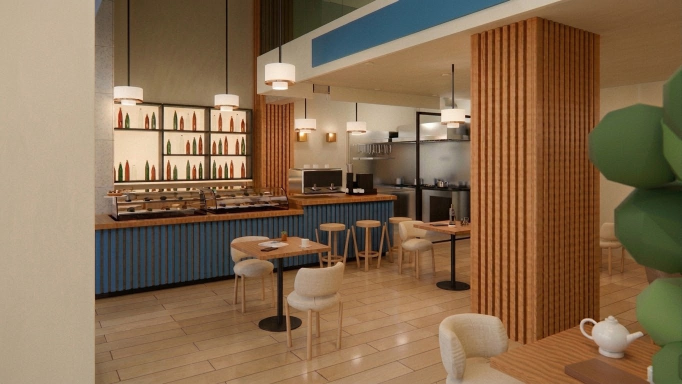
#> input picture docs/render/v2/01_entrada.jpg, 1364 x 768 px, found by its file name (shown at 1/2 size)
$ python prep_vistas.py
#> lines starting #> are read from the running program, lines starting #| are printed output that depends on the picture
# Prepara las cuatro vistas de referencia marcadas por el cliente:
# las mismas imagenes de la galeria web, reescaladas para impresion.
import base64, io, json, os
from PIL import Image

REPO = '/home/user/modelo-2-italiano'
SP   = os.path.dirname(os.path.abspath(__file__))

# (fichero de origen, pie) — orden de lectura en el documento
VISTAS = [
    ('01_entrada.jpg',          'La entrada'),
    ('03_barra.jpg',            'La barra'),
    ('04_vitrinas.jpg',         'Vitrinas de obrador'),
    ('02b_mesa_ventanal.jpg',   'Mesa junto al ventanal'),
]

ANCHO = 760          # ~470 ppp a los 41 mm que ocupan en la hoja
salida = []
for fich, pie in VISTAS:
    im = Image.open(f'{REPO}/docs/render/v2/{fich}').convert('RGB')
#> im is the input picture: PIL image 1364x768 RGB; mean R, G, B 134.6, 107.7, 79.5
    im = im.resize((ANCHO, round(ANCHO * im.height / im.width)), Image.LANCZOS)
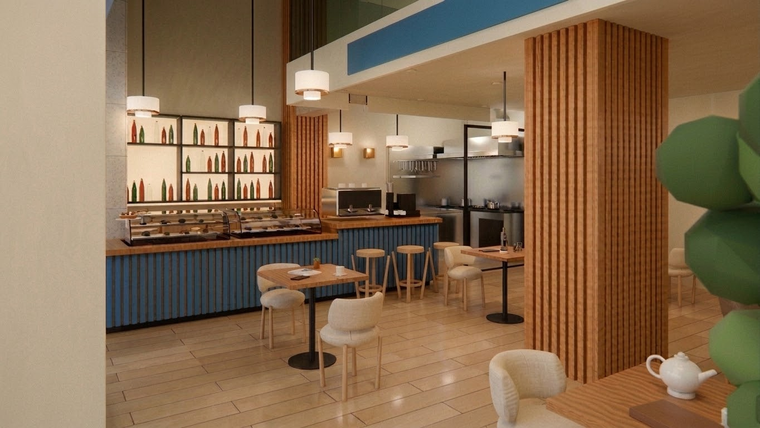
#> im: PIL image 760x428 RGB; mean R, G, B 134.6, 107.7, 79.6
    buf = io.BytesIO()
    im.save(buf, 'JPEG', quality=86, optimize=True, progressive=True)
    salida.append({'t': pie, 'd': base64.b64encode(buf.getvalue()).decode()})
    print(f'{pie:24s} {im.size}  {len(buf.getvalue())//1024} KB')
#| La entrada               (760, 428)  59 KB
#> pass 2 of the loop `for fich, pie in VISTAS:`:
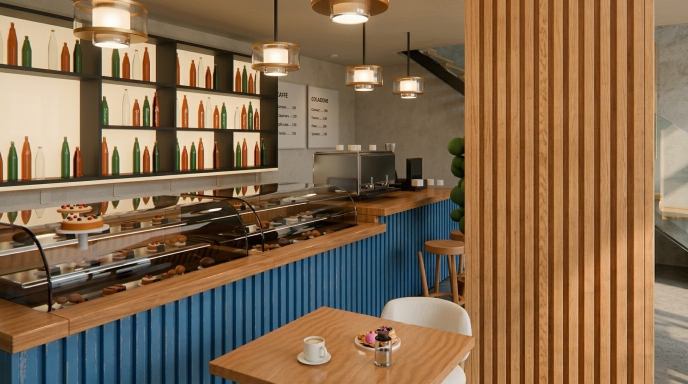
#> input picture docs/render/ai/03_barra.jpg, 1376 x 768 px, found by its file name (shown at 1/2 size)
#> im is the input picture: PIL image 1376x768 RGB; mean R, G, B 133.2, 106.6, 79
#> `im = im.resize((ANCHO, round(ANCHO * im.height / im.width)), Image.LAN..`:
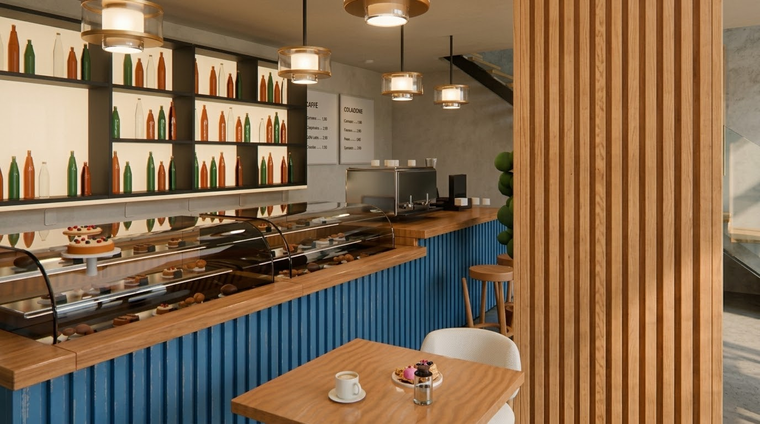
#> im: PIL image 760x424 RGB; mean R, G, B 133.2, 106.6, 79
#| La barra                 (760, 424)  72 KB
#> pass 3 of the loop `for fich, pie in VISTAS:`:
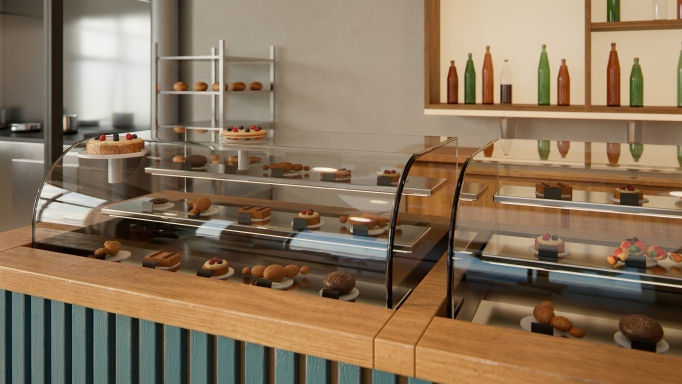
#> input picture docs/render/ai/04_vitrinas.jpg, 1364 x 768 px, found by its file name (shown at 1/2 size)
#> im is the input picture: PIL image 1364x768 RGB; mean R, G, B 138, 116.7, 92.1
#> `im = im.resize((ANCHO, round(ANCHO * im.height / im.width)), Image.LAN..`:
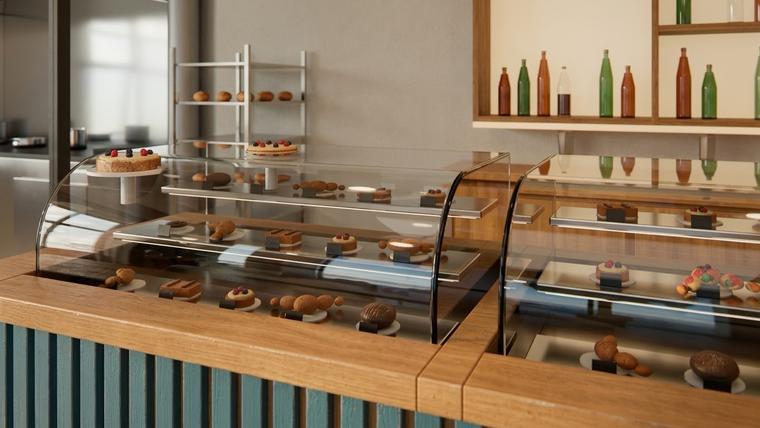
#> im: PIL image 760x428 RGB; mean R, G, B 138, 116.7, 92.1
#| Vitrinas de obrador      (760, 428)  62 KB
#> the loop made 4 passes; the first 3 are shown

json.dump(salida, open(f'{SP}/vistas.json', 'w'))
print('vistas.json:', os.path.getsize(f'{SP}/vistas.json') // 1024, 'KB')
